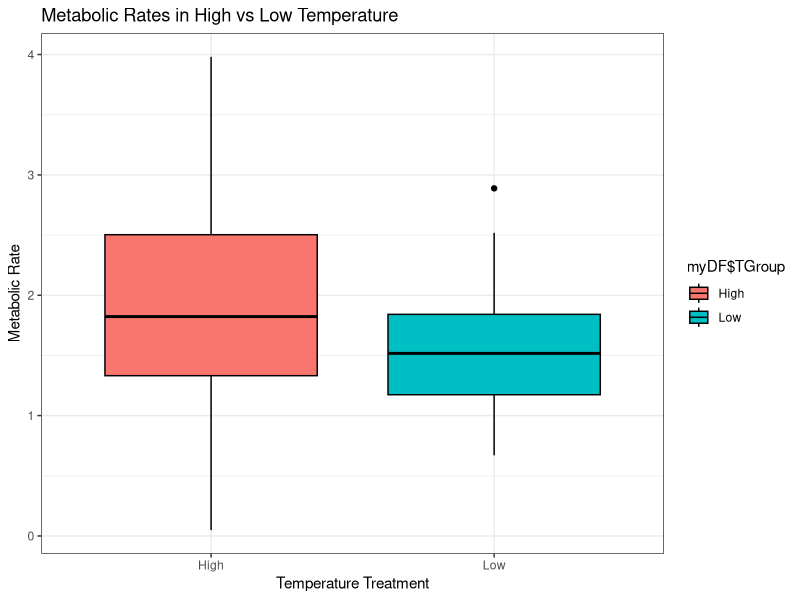

Write the R code that produced this figure.
## ---- chunk 1
knitr::opts_chunk$set(echo = TRUE)
## ---- chunk 2
library(ggplot2)
## ---- chunk 3
 myFunction <- function(nGroup = 2, nName1 = c("Low", "High"),
                          nSize1 = c(50,50), nMean1 =c(1.5,2)){
    ID <- 1:100
    resVar <- c(rnorm(n=nSize1[1], mean= nMean1[1],sd = .5),
                rnorm(n=nSize1[2], mean= nMean1[2],sd = .75))
    TGroup <- rep(nName1,nSize1) 
    ANOdata <- data.frame(ID, TGroup, resVar)
  return(ANOdata)
  }
## ---- chunk 4
myDF <- myFunction()
## ---- chunk 5
 myDF <- myFunction()
  
  AnoFunction <- function(data=myDF){
  ANOmodel <- aov(myDF$resVar ~ myDF$TGroup, data = myDF)
  ANOSummary <- summary(ANOmodel)
  return(ANOSummary)
  }
  
AnoFunction()
   

## ---- chunk 6
myFunction() 
## ---- chunk 7
ANOplot <- ggplot(data = myDF, aes(x=myDF$TGroup,y=myDF$resVar, fill = myDF$TGroup))+
                    geom_boxplot(colour = "Black")+ 
  scale_y_continuous(name = "Metabolic Rate")+ 
  scale_x_discrete(name = "Temperature Treatment") +
  ggtitle("Metabolic Rates in High vs Low Temperature")+
  theme_bw()
  ANOplot
## ---- chunk 8

# 1.) 0.0837  2.) 0.00721  3.) 0.000635  4.) 0.000124 5.) 0.0019  6.) 0.0267  7.)0.0011 

# 8.)0.000374   9.)0.00112  10.)0.0386  11.)0.00052  12.) 0.00093  13.) 0.049
## ---- chunk 9
 myFunction <- function(nGroup = 2, nName1 = c("Low", "High"),
                          nSize1 = c(50,50), nMean1 =c(1.5,1.80)){
    ID <- 1:100
    resVar <- c(rnorm(n=nSize1[1], mean= nMean1[1],sd = .5),
                rnorm(n=nSize1[2], mean= nMean1[2],sd = .6))
    TGroup <- rep(nName1,nSize1) 
    ANOdata <- data.frame(ID, TGroup, resVar)
  return(ANOdata)
 } 


myDF <- myFunction()
  
  AnoFunction <- function(data=myDF){
  ANOmodel <- aov(myDF$resVar ~ myDF$TGroup, data = myDF)
  ANOSummary <- summary(ANOmodel)
  return(ANOSummary)
  }
  
AnoFunction()

## ---- chunk 10
# 1.)  0.078    2.) 0.0171  2.) 0.0008 3.) 0.00741 4.)0.0541  5.) 0.00471  6.) 0.0214 7.) 0.066 8.) 0.0105

# 9.) 0.172  10.) 0.793 11.) 0.53 12.) 0.00106 13.) 0.145  14.) 0.001 15.)0.138 16.)0.00374 17.)0.0019

# 18.) 0.00268 19.) 0.0178  20.) 0.106
## ---- chunk 11
 myFunction <- function(nGroup = 2, nName1 = c("Low", "High"),
                          nSize1 = c(50,50), nMean1 =c(1.5,1.60)){
    ID <- 1:100
    resVar <- c(rnorm(n=nSize1[1], mean= nMean1[1],sd = .5),
                rnorm(n=nSize1[2], mean= nMean1[2],sd = .6))
    TGroup <- rep(nName1,nSize1) 
    ANOdata <- data.frame(ID, TGroup, resVar)
  return(ANOdata)
 } 


myDF <- myFunction()
  
  AnoFunction <- function(data=myDF){
  ANOmodel <- aov(myDF$resVar ~ myDF$TGroup, data = myDF)
  ANOSummary <- summary(ANOmodel)
  return(ANOSummary)
  }
  
AnoFunction()

## ---- chunk 12
# 1.) 0.273  2.) 0.834  3.) 0.729  4.)0.00165  5.)0.0972  6.)0.401  7.) 0.504  8.) 0.0221 9.) 0.823 10.) 0.37
# 11.) 0.385  12.) 0.661 13.) 0.00144  14.) 0.709  15.) 0.218 16.) 0.296 17.) 0.022 18.) 0.878 19.) 0.409
## ---- chunk 13
myFunction <- function(nGroup = 2, nName1 = c("Low", "High"),
                          nSize1 = c(10,10), nMean1 =c(1.5,2)){
    ID <- 1:100
    resVar <- c(rnorm(n=nSize1[1], mean= nMean1[1],sd = .5),
                rnorm(n=nSize1[2], mean= nMean1[2],sd = .75))
    TGroup <- rep(nName1,nSize1) 
    ANOdata <- data.frame(ID, TGroup, resVar)
  return(ANOdata)
}

myDF <- myFunction()
  
  AnoFunction <- function(data=myDF){
  ANOmodel <- aov(myDF$resVar ~ myDF$TGroup, data = myDF)
  ANOSummary <- summary(ANOmodel)
  return(ANOSummary)
  }
  
AnoFunction()

## ---- chunk 14
# 1.) 0.00337  2.) 0.0012 3.) 0.0452 4.) 0.388  5.) 0.00708  6.) 0.991  7.) 0.113  8.) 0.201  9.) 0.377
# 10.) 0.000162  11.) 0.00292  12.) 0.073  13.) 0.413  14.) 0.021 15.) 0.146  16.) 0.0087 17.) 0.0512
## ---- chunk 15
myFunction <- function(nGroup = 2, nName1 = c("Low", "High"),
                          nSize1 = c(5,5), nMean1 =c(1.5,2)){
    ID <- 1:100
    resVar <- c(rnorm(n=nSize1[1], mean= nMean1[1],sd = .5),
                rnorm(n=nSize1[2], mean= nMean1[2],sd = .75))
    TGroup <- rep(nName1,nSize1) 
    ANOdata <- data.frame(ID, TGroup, resVar)
  return(ANOdata)
}

myDF <- myFunction()
  
  AnoFunction <- function(data=myDF){
  ANOmodel <- aov(myDF$resVar ~ myDF$TGroup, data = myDF)
  ANOSummary <- summary(ANOmodel)
  return(ANOSummary)
  }
  AnoFunction()
## ---- chunk 16
# 1.) 0.698  2.) 0.00253  3.) 0.011 4.) 0.00491 5.) 0.0565 6.) 0.106 7.) 0.748  8.)0.365  9.)0.034 10.) 0.0709
## ---- chunk 17
# The parameters originally set were fairly generous.  It would be fairly difficult to obtain metabolic rates for 50 individuals.  Additionally, the initial standard deviation may be relatively high.  When the means for both "High" is decreased, we see more significant data.  Similarly, if the standard deviation for "High Temperature" is decreased, the data becomes more significant.  

# Interestingly, the sample size can be reduced to 5 individuals and still obtain significant data 40% of the time.  This may be indicative of a flawed model with false parameters.  

# This model follows the expected pattern that when the means approach the same value, the differences are less significant. Decreasing the sample size dereases the power we have of detecting the differences between "High temperature" treatment and "Low Temperature" treatment. 

